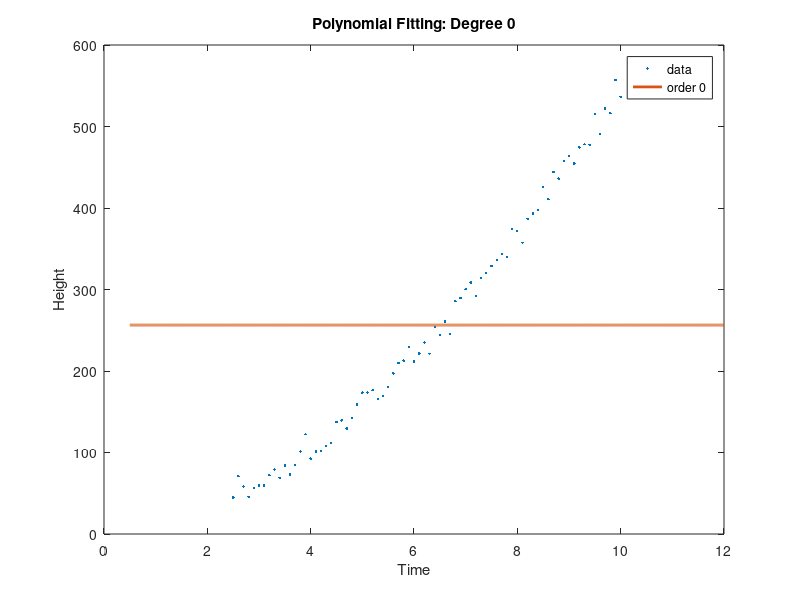
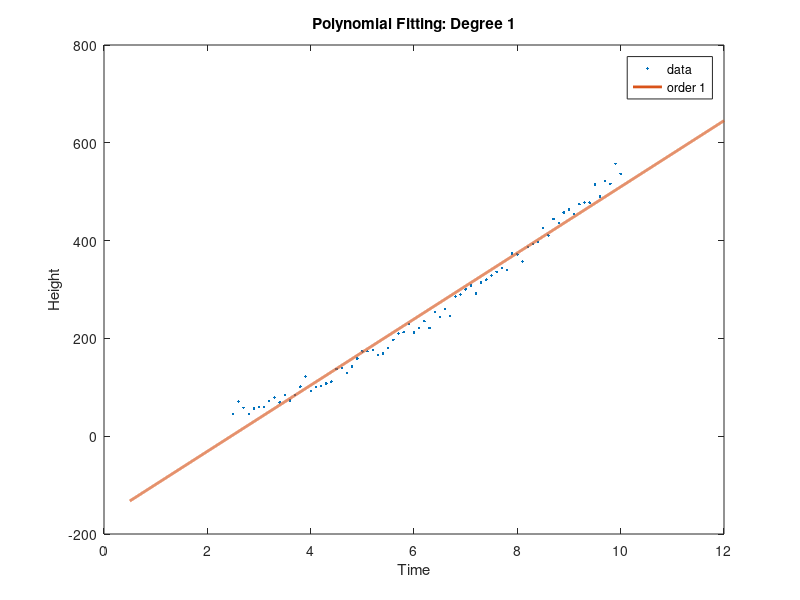
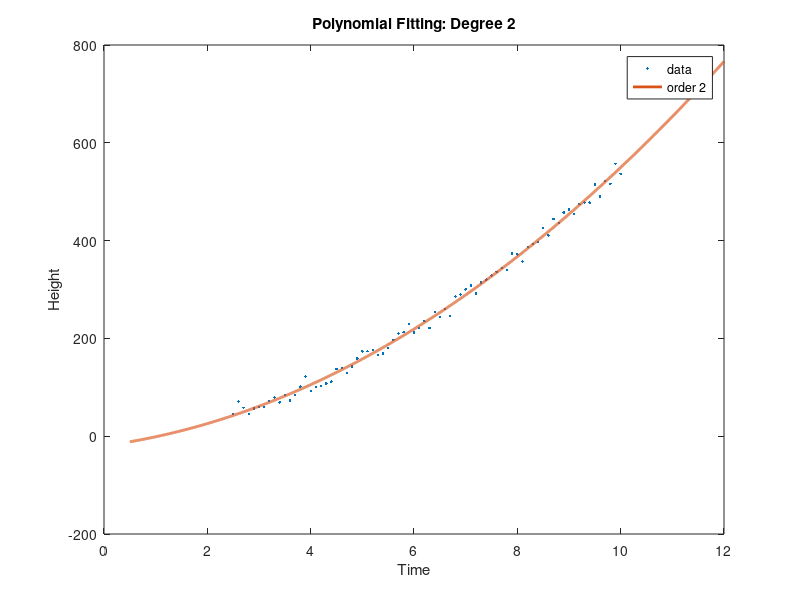
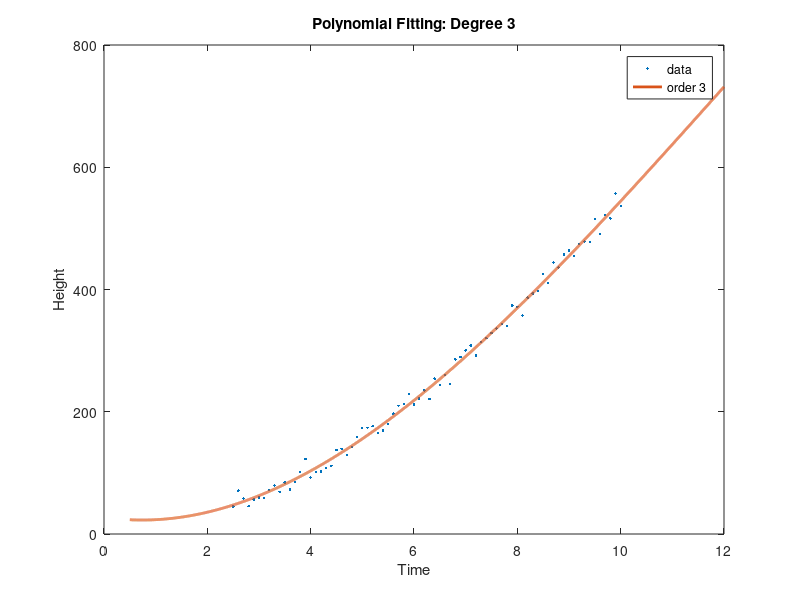

MATLAB code to generate these figures, in order:
## Data (200 points)
t1 = textread('dataset/h1_train_big.csv', '%s', 'delimiter', '\n');
A=[];
B=[];
for i = 1:length(t1)
    j = findstr(t1{i}, ',')(1);
    A= [A,str2num(t1{i}(1:j - 1))];
    B =[B,str2num(strtrim(t1{i}(j + 1:end)))];
end
x = A;
y = B;
## constant
pp0 = polyfit (x, y, 0);
## linear
pp1 = polyfit (x, y,  1);
## quadratic
pp2 = polyfit (x, y,  2);
## cubic
pp3 = polyfit (x, y,  3);
## degree 5
pp5 = polyfit (x, y,  5);
## degree 9
pp9 = polyfit (x, y, 9);

## Plot
xx = linspace (min(A)-2, max(A)+2, 10000);
y0 = polyval (pp0, xx);
y1 = polyval (pp1, xx);
y2 = polyval (pp2, xx);
y3 = polyval (pp3, xx);
y5 = polyval (pp5, xx);
y9 = polyval (pp9, xx);


plot (x, y, '.', xx, [y0],'LineWidth',2)
legend ({'data', 'order 0'})
title('Polynomial Fitting: Degree 0')
xlabel('Time') % x-axis label
ylabel('Height') % y-axis label

print -djpg image0_big.jpg


plot (x, y, '.', xx, [y1],'LineWidth',2)
legend ({'data', 'order 1'})
title('Polynomial Fitting: Degree 1')
xlabel('Time') % x-axis label
ylabel('Height') % y-axis label

print -djpg image1_big.jpg

plot (x, y, '.', xx, [y2],'LineWidth',2)
legend ({'data', 'order 2'})
title('Polynomial Fitting: Degree 2')
xlabel('Time') % x-axis label
ylabel('Height') % y-axis label

print -djpg image2_big.jpg


plot (x, y, '.', xx, [y3],'LineWidth',2)
legend ({'data', 'order 3'})
title('Polynomial Fitting: Degree 3')
xlabel('Time') % x-axis label
ylabel('Height') % y-axis label

print -djpg image3_big.jpg


plot (x, y, '.', xx, [y5],'LineWidth',2)
legend ({'data', 'order 5'})
title('Polynomial Fitting: Degree 5')
xlabel('Time') % x-axis label
ylabel('Height') % y-axis label

print -djpg image5_big.jpg


plot (x, y, '.', xx, [y9],'LineWidth',2)
legend ({'data', 'order 9'})
title('Polynomial Fitting: Degree 9')
xlabel('Time') % x-axis label
ylabel('Height') % y-axis label
% plot (x, y, '.', xx, [y1],'LineWidth',2)
print -djpg image9_big.jpg

t1 = textread('dataset/h1_validate.csv', '%s', 'delimiter', '\n');
A=[];
B=[];
for i = 1:length(t1)
    j = findstr(t1{i}, ',')(1);
    A= [A,str2num(t1{i}(1:j - 1))];
    B =[B,str2num(strtrim(t1{i}(j + 1:end)))];
end
x_validate = A;
y_validate = B;

y0 = polyval (pp0, x_validate);
y1 = polyval (pp1, x_validate);
y2 = polyval (pp2, x_validate);
y3 = polyval (pp3, x_validate);
y5 = polyval (pp5, x_validate);
y9 = polyval (pp9, x_validate);

N=size(y0,2)

X=[sqrt(sum((y_validate-y0).^2)/N),sqrt(sum((y_validate-y1).^2)/N),sqrt(sum((y_validate-y2).^2)/N),sqrt(sum((y_validate-y3).^2)/N),sqrt(sum((y_validate-y5).^2)/N),sqrt(sum((y_validate-y9).^2)/N)]
Y=[0,1,2,3,5,9]
plot(Y,X,'LineWidth',2)
title('Plot of Error vs Polynomial Degree')
xlabel('Degree') % x-axis label
ylabel('Error') % y-axis label
print -djpg error_s_v.jpg

fprintf('|Degree|a0|a1|a2|a3|a4|a5|a6|a7|a8|a9|\n');
fprintf('|:------------:|:------------:|:------------:|:------------:|:------------:|:------------:|:------------:|:------------:|:------------:|:------------:|:------------:|\n');
fprintf('|%d|%0.3f|%0.3f|%0.3f|%0.3f|%0.3f|%0.3f|%0.3f|%0.3f|%0.3f|%0.3f|\n',0,pp0(1),0,0,0,0,0,0,0,0,0);
fprintf('|:------------:|:------------:|:------------:|:------------:|:------------:|:------------:|:------------:|:------------:|:------------:|:------------:|:------------:|\n');
fprintf('|%d|%0.3f|%0.3f|%0.3f|%0.3f|%0.3f|%0.3f|%0.3f|%0.3f|%0.3f|%0.3f|\n',1,pp1(2),pp1(1),0,0,0,0,0,0,0,0);
fprintf('|:------------:|:------------:|:------------:|:------------:|:------------:|:------------:|:------------:|:------------:|:------------:|:------------:|:------------:|\n');
fprintf('|%d|%0.3f|%0.3f|%0.3f|%0.3f|%0.3f|%0.3f|%0.3f|%0.3f|%0.3f|%0.3f|\n',2,pp2(3),pp2(2),pp2(1),0,0,0,0,0,0,0);
fprintf('|:------------:|:------------:|:------------:|:------------:|:------------:|:------------:|:------------:|:------------:|:------------:|:------------:|:------------:|\n');
fprintf('|%d|%0.3f|%0.3f|%0.3f|%0.3f|%0.3f|%0.3f|%0.3f|%0.3f|%0.3f|%0.3f|\n',3,pp3(4),pp3(3),pp3(2),pp3(1),0,0,0,0,0,0);
fprintf('|:------------:|:------------:|:------------:|:------------:|:------------:|:------------:|:------------:|:------------:|:------------:|:------------:|:------------:|\n');
fprintf('|%d|%0.3f|%0.3f|%0.3f|%0.3f|%0.3f|%0.3f|%0.3f|%0.3f|%0.3f|%0.3f|\n',5,pp5(6),pp5(5),pp5(4),pp5(3),pp5(2),pp5(1),0,0,0,0);
fprintf('|:------------:|:------------:|:------------:|:------------:|:------------:|:------------:|:------------:|:------------:|:------------:|:------------:|:------------:|\n');
fprintf('|%d|%0.3f|%0.3f|%0.3f|%0.3f|%0.3f|%0.3f|%0.3f|%0.3f|%0.3f|%0.3f|\n',9,pp9(10),pp9(9),pp9(8),pp9(7),pp9(6),pp9(5),pp9(4),pp9(3),pp9(2),pp9(1));
fprintf('\n\n|Training Set|Deg0|Deg1|Deg2|Deg3|Deg5|Deg9|\n');
fprintf('|:------------:|:------------:|:------------:|:------------:|:------------:|:------------:|:------------:|\n');
fprintf('|Large|%0.3f|%0.3f|%0.3f|%0.3f|%0.3f|%0.3f|\n',X(1),X(2),X(3),X(4),X(5),X(6));
